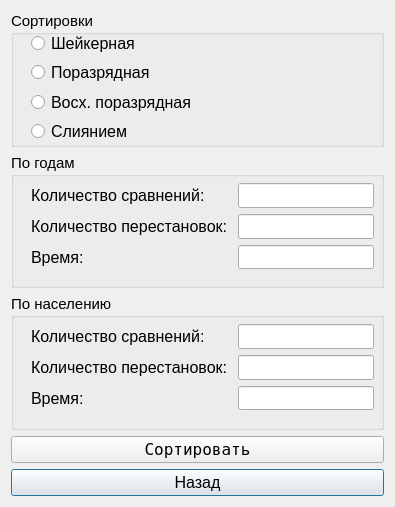
<?xml version="1.0" encoding="UTF-8"?>
<ui version="4.0">
 <class>Base</class>
 <widget class="QDialog" name="Base">
  <property name="geometry">
   <rect>
    <x>0</x>
    <y>0</y>
    <width>395</width>
    <height>507</height>
   </rect>
  </property>
  <property name="windowTitle">
   <string>Dialog</string>
  </property>
  <layout class="QGridLayout" name="gridLayout_3">
   <item row="0" column="0">
    <widget class="QGroupBox" name="Sorts">
     <property name="font">
      <font>
       <pointsize>11</pointsize>
      </font>
     </property>
     <property name="title">
      <string>Сортировки</string>
     </property>
     <widget class="QWidget" name="layoutWidget_2">
      <property name="geometry">
       <rect>
        <x>20</x>
        <y>20</y>
        <width>161</width>
        <height>112</height>
       </rect>
      </property>
      <layout class="QVBoxLayout" name="verticalLayout_4">
       <item>
        <widget class="QRadioButton" name="ShakerSort_2">
         <property name="font">
          <font>
           <pointsize>12</pointsize>
          </font>
         </property>
         <property name="cursor">
          <cursorShape>PointingHandCursor</cursorShape>
         </property>
         <property name="text">
          <string>Шейкерная</string>
         </property>
        </widget>
       </item>
       <item>
        <widget class="QRadioButton" name="RadixSort_2">
         <property name="font">
          <font>
           <pointsize>12</pointsize>
          </font>
         </property>
         <property name="cursor">
          <cursorShape>PointingHandCursor</cursorShape>
         </property>
         <property name="text">
          <string>Поразрядная</string>
         </property>
        </widget>
       </item>
       <item>
        <widget class="QRadioButton" name="LSDRadixSort_2">
         <property name="font">
          <font>
           <pointsize>12</pointsize>
          </font>
         </property>
         <property name="cursor">
          <cursorShape>PointingHandCursor</cursorShape>
         </property>
         <property name="text">
          <string>Восх. поразрядная</string>
         </property>
        </widget>
       </item>
       <item>
        <widget class="QRadioButton" name="MergeSort_2">
         <property name="font">
          <font>
           <pointsize>12</pointsize>
          </font>
         </property>
         <property name="cursor">
          <cursorShape>PointingHandCursor</cursorShape>
         </property>
         <property name="text">
          <string>Слиянием</string>
         </property>
        </widget>
       </item>
      </layout>
     </widget>
    </widget>
   </item>
   <item row="3" column="0">
    <widget class="QGroupBox" name="groupBox_2">
     <property name="font">
      <font>
       <pointsize>11</pointsize>
      </font>
     </property>
     <property name="title">
      <string>По населению</string>
     </property>
     <widget class="QWidget" name="layoutWidget_4">
      <property name="geometry">
       <rect>
        <x>20</x>
        <y>30</y>
        <width>343</width>
        <height>86</height>
       </rect>
      </property>
      <layout class="QGridLayout" name="gridLayout_2">
       <item row="0" column="0" colspan="2">
        <widget class="QLabel" name="label_5">
         <property name="font">
          <font>
           <pointsize>12</pointsize>
          </font>
         </property>
         <property name="text">
          <string>Количество сравнений: </string>
         </property>
        </widget>
       </item>
       <item row="1" column="0" colspan="3">
        <widget class="QLabel" name="label_6">
         <property name="font">
          <font>
           <pointsize>12</pointsize>
          </font>
         </property>
         <property name="text">
          <string>Количество перестановок: </string>
         </property>
        </widget>
       </item>
       <item row="1" column="3">
        <widget class="QLineEdit" name="Perestan_2"/>
       </item>
       <item row="2" column="0">
        <widget class="QLabel" name="label_7">
         <property name="font">
          <font>
           <pointsize>12</pointsize>
          </font>
         </property>
         <property name="text">
          <string>Время:</string>
         </property>
        </widget>
       </item>
       <item row="2" column="3">
        <widget class="QLineEdit" name="Time_2"/>
       </item>
       <item row="0" column="3">
        <widget class="QLineEdit" name="Sravn_2"/>
       </item>
      </layout>
     </widget>
    </widget>
   </item>
   <item row="5" column="0">
    <widget class="QPushButton" name="Prev">
     <property name="font">
      <font>
       <pointsize>12</pointsize>
      </font>
     </property>
     <property name="cursor">
      <cursorShape>PointingHandCursor</cursorShape>
     </property>
     <property name="text">
      <string>Назад</string>
     </property>
    </widget>
   </item>
   <item row="4" column="0">
    <widget class="QPushButton" name="Run">
     <property name="font">
      <font>
       <family>Fixedsys</family>
       <pointsize>12</pointsize>
      </font>
     </property>
     <property name="text">
      <string>Сортировать</string>
     </property>
    </widget>
   </item>
   <item row="2" column="0">
    <widget class="QGroupBox" name="groupBox">
     <property name="font">
      <font>
       <pointsize>11</pointsize>
      </font>
     </property>
     <property name="title">
      <string>По годам</string>
     </property>
     <widget class="QWidget" name="layoutWidget_5">
      <property name="geometry">
       <rect>
        <x>20</x>
        <y>30</y>
        <width>343</width>
        <height>86</height>
       </rect>
      </property>
      <layout class="QGridLayout" name="gridLayout_4">
       <item row="0" column="0" colspan="2">
        <widget class="QLabel" name="label_8">
         <property name="font">
          <font>
           <pointsize>12</pointsize>
          </font>
         </property>
         <property name="text">
          <string>Количество сравнений: </string>
         </property>
        </widget>
       </item>
       <item row="1" column="0" colspan="3">
        <widget class="QLabel" name="label_9">
         <property name="font">
          <font>
           <pointsize>12</pointsize>
          </font>
         </property>
         <property name="text">
          <string>Количество перестановок: </string>
         </property>
        </widget>
       </item>
       <item row="1" column="3">
        <widget class="QLineEdit" name="Perestan_3"/>
       </item>
       <item row="2" column="0">
        <widget class="QLabel" name="label_10">
         <property name="font">
          <font>
           <pointsize>12</pointsize>
          </font>
         </property>
         <property name="text">
          <string>Время:</string>
         </property>
        </widget>
       </item>
       <item row="2" column="3">
        <widget class="QLineEdit" name="Time_3"/>
       </item>
       <item row="0" column="3">
        <widget class="QLineEdit" name="Sravn_3"/>
       </item>
      </layout>
     </widget>
    </widget>
   </item>
  </layout>
 </widget>
 <resources/>
 <connections/>
</ui>
